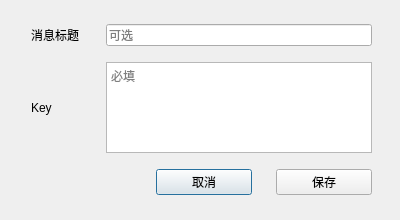
<?xml version="1.0" encoding="UTF-8"?>
<ui version="4.0">
    <class>WxSettingDialog</class>
    <widget class="QDialog" name="WxSettingDialog">
        <property name="geometry">
            <rect>
                <x>0</x>
                <y>0</y>
                <width>400</width>
                <height>220</height>
            </rect>
        </property>
        <property name="windowTitle">
            <string>企业微信webhook设置</string>
        </property>
        <widget class="QWidget" name="layoutWidget" native="true">
            <property name="geometry">
                <rect>
                    <x>31</x>
                    <y>24</y>
                    <width>341</width>
                    <height>171</height>
                </rect>
            </property>
            <layout class="QVBoxLayout" name="verticalLayout">
                <property name="spacing">
                    <number>16</number>
                </property>
                <item>
                    <layout class="QHBoxLayout" name="horizontalLayout" stretch="2,8">
                        <property name="spacing">
                            <number>8</number>
                        </property>
                        <item>
                            <widget class="QLabel" name="label">
                                <property name="sizePolicy">
                                    <sizepolicy hsizetype="Expanding" vsizetype="Expanding">
                                        <horstretch>0</horstretch>
                                        <verstretch>0</verstretch>
                                    </sizepolicy>
                                </property>
                                <property name="text">
                                    <string>消息标题</string>
                                </property>
                            </widget>
                        </item>
                        <item>
                            <widget class="QLineEdit" name="messageTitleView">
                                <property name="sizePolicy">
                                    <sizepolicy hsizetype="Expanding" vsizetype="Expanding">
                                        <horstretch>0</horstretch>
                                        <verstretch>0</verstretch>
                                    </sizepolicy>
                                </property>
                                <property name="text">
                                    <string/>
                                </property>
                                <property name="placeholderText">
                                    <string>可选</string>
                                </property>
                                <property name="clearButtonEnabled">
                                    <bool>true</bool>
                                </property>
                            </widget>
                        </item>
                    </layout>
                </item>
                <item>
                    <layout class="QHBoxLayout" name="horizontalLayout_2" stretch="2,8">
                        <property name="spacing">
                            <number>8</number>
                        </property>
                        <item>
                            <widget class="QLabel" name="label_2">
                                <property name="sizePolicy">
                                    <sizepolicy hsizetype="Expanding" vsizetype="Expanding">
                                        <horstretch>0</horstretch>
                                        <verstretch>0</verstretch>
                                    </sizepolicy>
                                </property>
                                <property name="text">
                                    <string>Key</string>
                                </property>
                            </widget>
                        </item>
                        <item>
                            <widget class="QTextEdit" name="wxKeyView">
                                <property name="sizePolicy">
                                    <sizepolicy hsizetype="Expanding" vsizetype="Expanding">
                                        <horstretch>0</horstretch>
                                        <verstretch>0</verstretch>
                                    </sizepolicy>
                                </property>
                                <property name="text">
                                    <string/>
                                </property>
                                <property name="placeholderText">
                                    <string>必填</string>
                                </property>
                            </widget>
                        </item>
                    </layout>
                </item>
                <item>
                    <layout class="QHBoxLayout" name="horizontalLayout_3">
                        <property name="spacing">
                            <number>24</number>
                        </property>
                        <item>
                            <spacer name="horizontalSpacer">
                                <property name="orientation">
                                    <enum>Qt::Horizontal</enum>
                                </property>
                                <property name="sizeHint" stdset="0">
                                    <size>
                                        <width>40</width>
                                        <height>20</height>
                                    </size>
                                </property>
                            </spacer>
                        </item>
                        <item>
                            <widget class="QPushButton" name="cancelButton">
                                <property name="minimumSize">
                                    <size>
                                        <width>96</width>
                                        <height>0</height>
                                    </size>
                                </property>
                                <property name="text">
                                    <string>取消</string>
                                </property>
                            </widget>
                        </item>
                        <item>
                            <widget class="QPushButton" name="saveButton">
                                <property name="minimumSize">
                                    <size>
                                        <width>96</width>
                                        <height>0</height>
                                    </size>
                                </property>
                                <property name="text">
                                    <string>保存</string>
                                </property>
                            </widget>
                        </item>
                    </layout>
                </item>
            </layout>
        </widget>
    </widget>
    <resources/>
    <connections/>
</ui>
